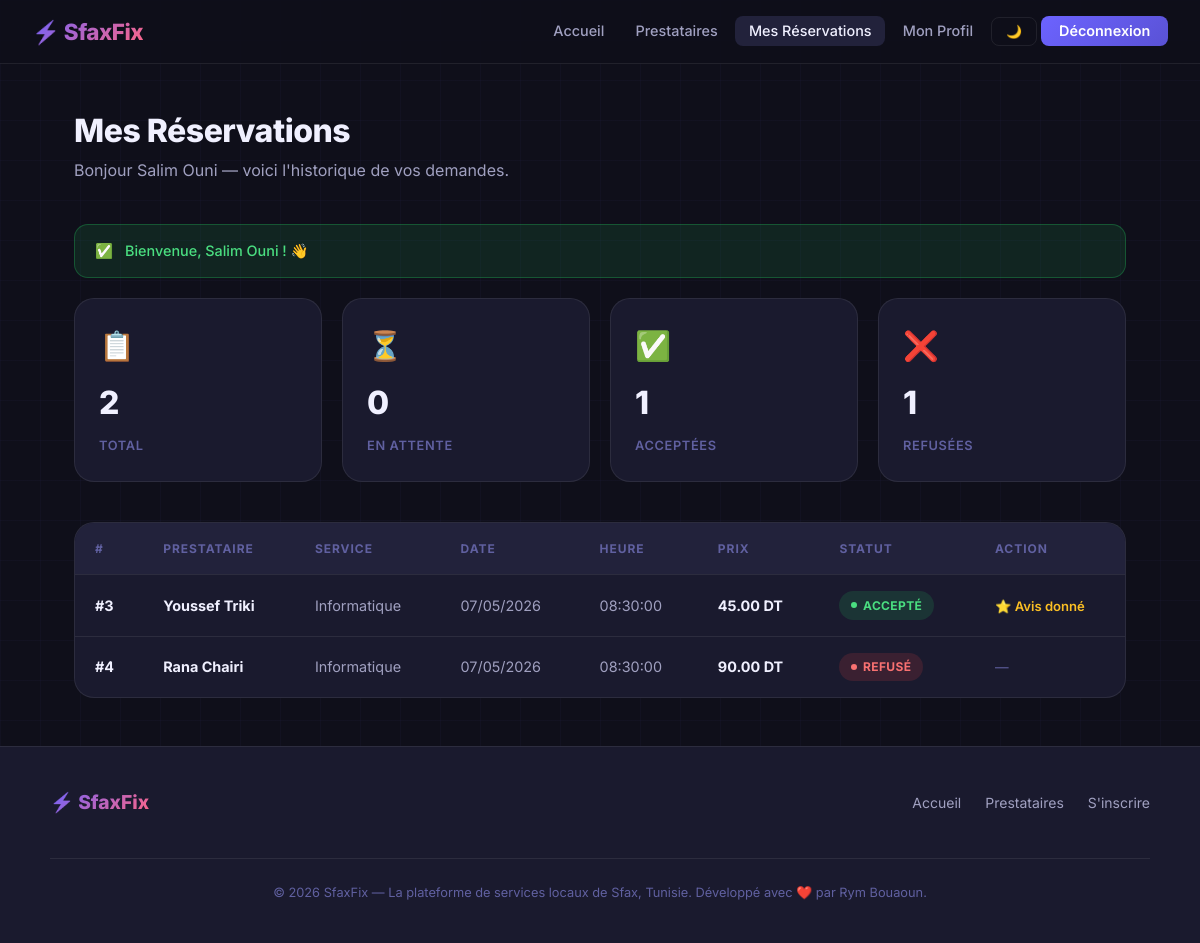
The page /pages/my_bookings.php (signed in) on the database its author committed.
### tables this page shows
CREATE TABLE `rendezvous` (
  `id` int(11) NOT NULL,
  `utilisateur_id` int(11) NOT NULL,
  `prestataire_id` int(11) NOT NULL,
  `date_rdv` date NOT NULL,
  `heure_rdv` time NOT NULL,
  `statut` enum('en_attente','accepte','refuse') DEFAULT 'en_attente',
  `note` text DEFAULT NULL,
  `created_at` timestamp NOT NULL DEFAULT current_timestamp()
);

CREATE TABLE `utilisateurs` (
  `id` int(11) NOT NULL,
  `nom` varchar(100) NOT NULL,
  `email` varchar(150) NOT NULL,
  `mot_de_passe` varchar(255) NOT NULL,
  `role` enum('user','admin') NOT NULL DEFAULT 'user',
  `photo_profil` varchar(255) DEFAULT NULL,
  `created_at` timestamp NOT NULL DEFAULT current_timestamp()
);

CREATE TABLE `services` (
  `id` int(11) NOT NULL,
  `nom` varchar(100) NOT NULL
);

CREATE TABLE `prestataires` (
  `id` int(11) NOT NULL,
  `utilisateur_id` int(11) NOT NULL,
  `service_id` int(11) NOT NULL,
  `description` text NOT NULL,
  `prix` decimal(10,2) NOT NULL,
  `created_at` timestamp NOT NULL DEFAULT current_timestamp()
);

### pages/my_bookings.php (the view, shortened to what this page needs)
<?php
include("../config/db.php");
$user_id = (int)$_SESSION['user_id'];
$stmt = $conn->prepare("
    SELECT
        r.id,
        r.prestataire_id,
        r.date_rdv,
        r.heure_rdv,
        r.statut,
        r.created_at,
        u.nom AS provider_name,
        s.nom AS service_name,
        p.prix
    FROM rendezvous r
    JOIN prestataires p ON r.prestataire_id = p.id
    JOIN utilisateurs u ON p.utilisateur_id = u.id
    JOIN services s ON p.service_id = s.id
    WHERE r.utilisateur_id = ?
    ORDER BY r.date_rdv DESC, r.heure_rdv DESC
");
$stmt->bind_param("i", $user_id);
$stmt->execute();
$bookings = $stmt->get_result();
$reviewed_stmt = $conn->prepare("
    SELECT prestataire_id
    FROM avis
    WHERE utilisateur_id = ?
");
$reviewed_stmt->bind_param("i", $user_id);
$reviewed_stmt->execute();
$reviewed_result = $reviewed_stmt->get_result();
$already_reviewed_ids = [];
while ($rev = $reviewed_result->fetch_assoc()) {
    $already_reviewed_ids[] = (int)$rev['prestataire_id'];
}
$count_stmt = $conn->prepare("
    SELECT
        COUNT(*) AS total,
        SUM(statut = 'en_attente') AS pending,
        SUM(statut = 'accepte')    AS accepted,
        SUM(statut = 'refuse')     AS refused
    FROM rendezvous
    WHERE utilisateur_id = ?
");
$count_stmt->bind_param("i", $user_id);
$count_stmt->execute();
$counts = $count_stmt->get_result()->fetch_assoc();
?>
<!DOCTYPE html>
<html lang="fr">
<head>
    <link rel="stylesheet" href="../assets/css/style.css">
</head>
<body>
<?php include("../includes/navbar.php"); ?>
<main>
    <div class="page-wrapper">
        <div class="page-header">
            <h1 class="page-title">Mes Réservations</h1>
            <p class="page-subtitle">
                Bonjour <?= htmlspecialchars($_SESSION['nom']) ?> — voici l'historique de vos demandes.
            </p>
        </div>
        <?php include("../includes/flash.php"); ?>
        <div class="stats-grid">
            <div class="stat-card">
                <div class="stat-icon">📋</div>
                <div class="stat-value"><?= (int)$counts['total'] ?></div>
                <div class="stat-label">Total</div>
            </div>
            <div class="stat-card">
                <div class="stat-icon">⏳</div>
                <div class="stat-value"><?= (int)$counts['pending'] ?></div>
                <div class="stat-label">En attente</div>
            </div>
            <div class="stat-card">
                <div class="stat-icon">✅</div>
                <div class="stat-value"><?= (int)$counts['accepted'] ?></div>
                <div class="stat-label">Acceptées</div>
            </div>
            <div class="stat-card">
                <div class="stat-icon">❌</div>
                <div class="stat-value"><?= (int)$counts['refused'] ?></div>
                <div class="stat-label">Refusées</div>
            </div>
        </div>
        <?php if ($bookings->num_rows > 0): ?>
            <div class="table-wrapper">
                <table>
                    <thead>
                        <tr>
                            <th>#</th>
                            <th>Prestataire</th>
                            <th>Service</th>
                            <th>Date</th>
                            <th>Heure</th>
                            <th>Prix</th>
                            <th>Statut</th>
                            <th>Action</th>
                        </tr>
                    </thead>
                    <tbody>
                        <?php while ($booking = $bookings->fetch_assoc()): ?>
                            <tr>
                                <td><strong>#<?= (int)$booking['id'] ?></strong></td>
                                <td><strong><?= htmlspecialchars($booking['provider_name']) ?></strong></td>
                                <td><?= htmlspecialchars($booking['service_name']) ?></td>
                                <td>
                                    <?= date('d/m/Y', strtotime($booking['date_rdv'])) ?>
                                </td>
                                <td><?= htmlspecialchars($booking['heure_rdv']) ?></td>
                                <td><strong><?= htmlspecialchars($booking['prix']) ?> DT</strong></td>
                                <td>
                                    <?php
                                        $status_map = [
                                            'en_attente' => ['class' => 'badge-pending',  'label' => 'En attente'],
                                            'accepte'    => ['class' => 'badge-accepted', 'label' => 'Accepté'],
                                            'refuse'     => ['class' => 'badge-refused',  'label' => 'Refusé'],
                                        ];
                                        $s = $status_map[$booking['statut']] ?? ['class' => 'badge-pending', 'label' => $booking['statut']];
                                    ?>
                                    <span class="badge <?= $s['class'] ?>">
                                        <?= $s['label'] ?>
                                    </span>
                                </td>
                                <td>
                                    <?php if ($booking['statut'] === 'en_attente'): ?>
                                        <a href="my_bookings.php?cancel=<?= (int)$booking['id'] ?>"
                                           class="btn btn-danger btn-sm"
                                           onclick="return confirm('Annuler cette réservation ?')">
                                            Annuler
                                        </a>
                                    <?php elseif ($booking['statut'] === 'accepte'): ?>
                                        <?php if (in_array((int)$booking['prestataire_id'], $already_reviewed_ids)): ?>
                                            <span style="color:#fbbf24; font-size:0.82rem; font-weight:600;">
                                                ⭐ Avis donné
                                            </span>
                                        <?php endif; ?>
                                    <?php else: ?>
                                        <span style="color:var(--text-muted); font-size:0.85rem;">—</span>
                                    <?php endif; ?>
                                </td>
                            </tr>
                        <?php endwhile; ?>
                    </tbody>
                </table>
            </div>
        <?php endif; ?>
    </div>
</main>
<?php include("../includes/footer.php"); ?>
</body>
</html>

### assets/css/style.css (style rules this page uses)
:root { --primary: #6C63FF; --primary-dark: #5a52d5; --primary-light: #EEE9FF; --accent: #FF6584; --success: #22c55e; --warning: #f59e0b; --danger: #ef4444; --info: #3b82f6; --bg: #0f0f1a; --bg-card: #1a1a2e; --bg-elevated: #22223b; --border: rgba(255,255,255,0.08); --border-hover: rgba(108,99,255,0.5); --text-primary: #f0f0ff; --text-secondary:#a0a0c0; --text-muted: #6060a0; --radius-sm: 8px; --radius-md: 14px; --radius-lg: 20px; --radius-xl: 28px; --shadow-sm: 0 2px 12px rgba(0,0,0,0.3); --shadow-md: 0 8px 32px rgba(0,0,0,0.4); --shadow-glow:0 0 40px rgba(108,99,255,0.25); --transition: all 0.25s cubic-bezier(0.4, 0, 0.2, 1); }
*, *::before, *::after { box-sizing: border-box; margin: 0; padding: 0; }
html { scroll-behavior: smooth; }
body { font-family: 'Inter', sans-serif; background-color: var(--bg); color: var(--text-primary); min-height: 100vh; line-height: 1.6; display: flex; flex-direction: column; background-image: linear-gradient(rgba(108,99,255,0.03) 1px, transparent 1px), linear-gradient(90deg, rgba(108,99,255,0.03) 1px, transparent 1px); background-size: 40px 40px; }
main { flex: 1; }
.page-wrapper { max-width: 1100px; margin: 0 auto; padding: 3rem 1.5rem; }
.page-header { margin-bottom: 2.5rem; }
.page-title { font-size: 2rem; font-weight: 800; letter-spacing: -0.5px; background: linear-gradient(135deg, var(--text-primary) 60%, var(--primary)); -webkit-background-clip: text; -webkit-text-fill-color: transparent; background-clip: text; line-height: 1.2; }
.page-subtitle { color: var(--text-secondary); margin-top: 0.5rem; font-size: 1rem; }
.badge { display: inline-flex; align-items: center; gap: 0.35rem; padding: 0.3rem 0.75rem; border-radius: 99px; font-size: 0.75rem; font-weight: 700; letter-spacing: 0.03em; text-transform: uppercase; }
.badge::before { content: ''; width: 6px; height: 6px; border-radius: 50%; background: currentColor; }
.badge-accepted { background: rgba(34,197,94,0.15); color: #4ade80; }
.badge-refused { background: rgba(239,68,68,0.15); color: #f87171; }
.table-wrapper { overflow-x: auto; border-radius: var(--radius-lg); border: 1px solid var(--border); background: var(--bg-card); }
table { width: 100%; border-collapse: collapse; }
thead tr { background: var(--bg-elevated); border-bottom: 1px solid var(--border); }
thead th { padding: 1rem 1.25rem; text-align: left; font-size: 0.75rem; font-weight: 700; text-transform: uppercase; letter-spacing: 0.08em; color: var(--text-muted); white-space: nowrap; }
tbody tr { border-bottom: 1px solid var(--border); transition: var(--transition); }
tbody tr:last-child { border-bottom: none; }
tbody td { padding: 1rem 1.25rem; font-size: 0.9rem; color: var(--text-secondary); vertical-align: middle; }
tbody td strong { color: var(--text-primary); }
.stats-grid { display: grid; grid-template-columns: repeat(auto-fill, minmax(200px, 1fr)); gap: 1.25rem; margin-bottom: 2.5rem; }
.stat-card { background: var(--bg-card); border: 1px solid var(--border); border-radius: var(--radius-lg); padding: 1.5rem; display: flex; flex-direction: column; gap: 0.5rem; transition: var(--transition); }
.stat-icon { font-size: 1.8rem; }
.stat-value { font-size: 2rem; font-weight: 800; letter-spacing: -1px; color: var(--text-primary); }
.stat-label { font-size: 0.8rem; font-weight: 600; color: var(--text-muted); text-transform: uppercase; letter-spacing: 0.05em; }

### rows shown on the page
rendezvous: id "3", utilisateurs.nom "Youssef Triki", services.nom "Informatique", date_rdv "07/05/2026", heure_rdv "08:30:00", prestataire.prix "45.00", statut "ACCEPTÉ", shows "⭐ Avis donné"
rendezvous: id "4", utilisateurs.nom "Rana Chairi", services.nom "Informatique", date_rdv "07/05/2026", heure_rdv "08:30:00", prestataire.prix "90.00", statut "REFUSÉ"

### other values the page prints
$_SESSION['nom'] "Salim Ouni"
$icon "✅"
$flash['message'] "Bienvenue, Salim Ouni ! 👋"
$counts['total'] "2"
$counts['pending'] "0"
$counts['accepted'] "1"
$counts['refused'] "1"
